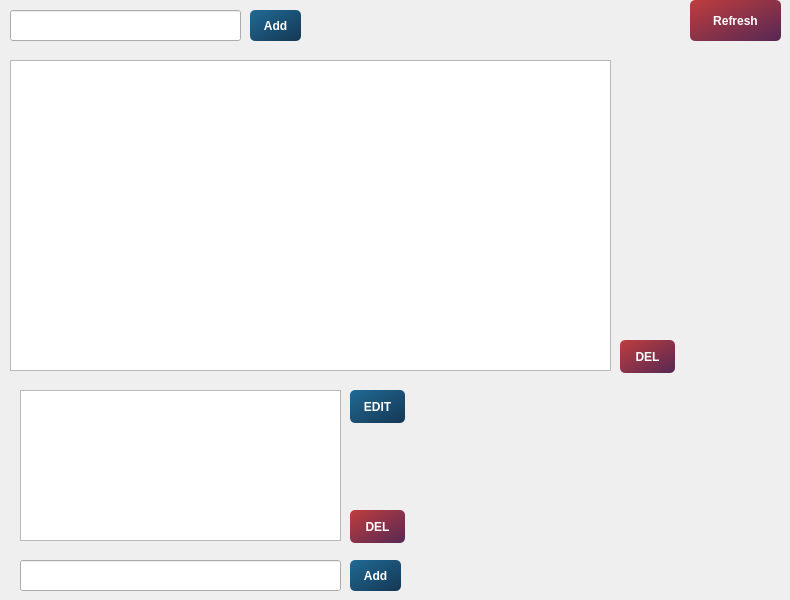
          <widget class="QWidget" name="categoriesTab">
           <attribute name="title">
            <string>Categories</string>
           </attribute>
           <widget class="QListWidget" name="categoriesList">
            <property name="geometry">
             <rect>
              <x>10</x>
              <y>60</y>
              <width>601</width>
              <height>311</height>
             </rect>
            </property>
            <property name="dragEnabled">
             <bool>false</bool>
            </property>
            <property name="dragDropOverwriteMode">
             <bool>false</bool>
            </property>
            <property name="dragDropMode">
             <enum>QAbstractItemView::DragDrop</enum>
            </property>
            <property name="defaultDropAction">
             <enum>Qt::MoveAction</enum>
            </property>
            <property name="isWrapping" stdset="0">
             <bool>false</bool>
            </property>
           </widget>
           <widget class="QPushButton" name="addCatBtn">
            <property name="enabled">
             <bool>true</bool>
            </property>
            <property name="geometry">
             <rect>
              <x>250</x>
              <y>10</y>
              <width>51</width>
              <height>31</height>
             </rect>
            </property>
            <property name="sizePolicy">
             <sizepolicy hsizetype="Fixed" vsizetype="Fixed">
              <horstretch>0</horstretch>
              <verstretch>0</verstretch>
             </sizepolicy>
            </property>
            <property name="cursor">
             <cursorShape>PointingHandCursor</cursorShape>
            </property>
            <property name="layoutDirection">
             <enum>Qt::LeftToRight</enum>
            </property>
            <property name="styleSheet">
             <string notr="true">QPushButton{background-color: qlineargradient(x1: 0, y1:0, x2: 1, y2:1, stop: 0 #206a95, stop: 1 #153754); border-radius:5;color: white; font-weight:600;padding :10px}

QPushButton:disabled {
background-color:#989898;
color:#636363
}</string>
            </property>
            <property name="text">
             <string>Add</string>
            </property>
           </widget>
           <widget class="QPushButton" name="delCat">
            <property name="enabled">
             <bool>true</bool>
            </property>
            <property name="geometry">
             <rect>
              <x>620</x>
              <y>340</y>
              <width>55</width>
              <height>33</height>
             </rect>
            </property>
            <property name="sizePolicy">
             <sizepolicy hsizetype="Fixed" vsizetype="Fixed">
              <horstretch>0</horstretch>
              <verstretch>0</verstretch>
             </sizepolicy>
            </property>
            <property name="cursor">
             <cursorShape>PointingHandCursor</cursorShape>
            </property>
            <property name="layoutDirection">
             <enum>Qt::LeftToRight</enum>
            </property>
            <property name="styleSheet">
             <string notr="true">QPushButton{background-color: qlineargradient(x1: 0, y1:0, x2: 1, y2:1, stop: 0 #C03D3D, stop: 1 #562854); border-radius:5;color: white; font-weight:600;padding :10px}

QPushButton:disabled {
background-color:#989898;
color:#636363
}</string>
            </property>
            <property name="text">
             <string>DEL</string>
            </property>
           </widget>
           <widget class="QLineEdit" name="lineCategoryAdd">
            <property name="geometry">
             <rect>
              <x>10</x>
              <y>10</y>
              <width>231</width>
              <height>31</height>
             </rect>
            </property>
            <property name="text">
             <string/>
            </property>
           </widget>
           <widget class="QLineEdit" name="lineEdit_4">
            <property name="geometry">
             <rect>
              <x>20</x>
              <y>560</y>
              <width>321</width>
              <height>31</height>
             </rect>
            </property>
            <property name="text">
             <string/>
            </property>
           </widget>
           <widget class="QPushButton" name="addCourseToCat">
            <property name="enabled">
             <bool>true</bool>
            </property>
            <property name="geometry">
             <rect>
              <x>350</x>
              <y>560</y>
              <width>51</width>
              <height>31</height>
             </rect>
            </property>
            <property name="sizePolicy">
             <sizepolicy hsizetype="Fixed" vsizetype="Fixed">
              <horstretch>0</horstretch>
              <verstretch>0</verstretch>
             </sizepolicy>
            </property>
            <property name="cursor">
             <cursorShape>PointingHandCursor</cursorShape>
            </property>
            <property name="layoutDirection">
             <enum>Qt::LeftToRight</enum>
            </property>
            <property name="styleSheet">
             <string notr="true">QPushButton{background-color: qlineargradient(x1: 0, y1:0, x2: 1, y2:1, stop: 0 #206a95, stop: 1 #153754); border-radius:5;color: white; font-weight:600;padding :10px}

QPushButton:disabled {
background-color:#989898;
color:#636363
}</string>
            </property>
            <property name="text">
             <string>Add</string>
            </property>
           </widget>
           <widget class="QListWidget" name="listCoursesByCat">
            <property name="geometry">
             <rect>
              <x>20</x>
              <y>390</y>
              <width>321</width>
              <height>151</height>
             </rect>
            </property>
            <property name="dragEnabled">
             <bool>true</bool>
            </property>
            <property name="dragDropOverwriteMode">
             <bool>true</bool>
            </property>
            <property name="dragDropMode">
             <enum>QAbstractItemView::DragDrop</enum>
            </property>
            <property name="defaultDropAction">
             <enum>Qt::MoveAction</enum>
            </property>
            <property name="selectionMode">
             <enum>QAbstractItemView::SingleSelection</enum>
            </property>
            <property name="isWrapping" stdset="0">
             <bool>false</bool>
            </property>
           </widget>
           <widget class="QPushButton" name="delCourseFromCat">
            <property name="enabled">
             <bool>true</bool>
            </property>
            <property name="geometry">
             <rect>
              <x>350</x>
              <y>510</y>
              <width>55</width>
              <height>33</height>
             </rect>
            </property>
            <property name="sizePolicy">
             <sizepolicy hsizetype="Fixed" vsizetype="Fixed">
              <horstretch>0</horstretch>
              <verstretch>0</verstretch>
             </sizepolicy>
            </property>
            <property name="cursor">
             <cursorShape>PointingHandCursor</cursorShape>
            </property>
            <property name="layoutDirection">
             <enum>Qt::LeftToRight</enum>
            </property>
            <property name="styleSheet">
             <string notr="true">QPushButton{background-color: qlineargradient(x1: 0, y1:0, x2: 1, y2:1, stop: 0 #C03D3D, stop: 1 #562854); border-radius:5;color: white; font-weight:600;padding :10px}

QPushButton:disabled {
background-color:#989898;
color:#636363
}</string>
            </property>
            <property name="text">
             <string>DEL</string>
            </property>
           </widget>
           <widget class="QPushButton" name="addCat_12">
            <property name="enabled">
             <bool>true</bool>
            </property>
            <property name="geometry">
             <rect>
              <x>350</x>
              <y>390</y>
              <width>55</width>
              <height>33</height>
             </rect>
            </property>
            <property name="sizePolicy">
             <sizepolicy hsizetype="Fixed" vsizetype="Fixed">
              <horstretch>0</horstretch>
              <verstretch>0</verstretch>
             </sizepolicy>
            </property>
            <property name="cursor">
             <cursorShape>PointingHandCursor</cursorShape>
            </property>
            <property name="layoutDirection">
             <enum>Qt::LeftToRight</enum>
            </property>
            <property name="styleSheet">
             <string notr="true">QPushButton{background-color: qlineargradient(x1: 0, y1:0, x2: 1, y2:1, stop: 0 #206a95, stop: 1 #153754); border-radius:5;color: white; font-weight:600;padding :10px}

QPushButton:disabled {
background-color:#989898;
color:#636363
}</string>
            </property>
            <property name="text">
             <string>EDIT</string>
            </property>
           </widget>
           <widget class="QPushButton" name="RefreshBtn">
            <property name="enabled">
             <bool>true</bool>
            </property>
            <property name="geometry">
             <rect>
              <x>690</x>
              <y>0</y>
              <width>91</width>
              <height>41</height>
             </rect>
            </property>
            <property name="sizePolicy">
             <sizepolicy hsizetype="Fixed" vsizetype="Fixed">
              <horstretch>0</horstretch>
              <verstretch>0</verstretch>
             </sizepolicy>
            </property>
            <property name="cursor">
             <cursorShape>PointingHandCursor</cursorShape>
            </property>
            <property name="layoutDirection">
             <enum>Qt::LeftToRight</enum>
            </property>
            <property name="styleSheet">
             <string notr="true">QPushButton{background-color: qlineargradient(x1: 0, y1:0, x2: 1, y2:1, stop: 0 #C03D3D, stop: 1 #562854); border-radius:5;color: white; font-weight:600;padding :10px}

QPushButton:disabled {
background-color:#989898;
color:#636363
}</string>
            </property>
            <property name="text">
             <string>Refresh</string>
            </property>
           </widget>
          </widget>
